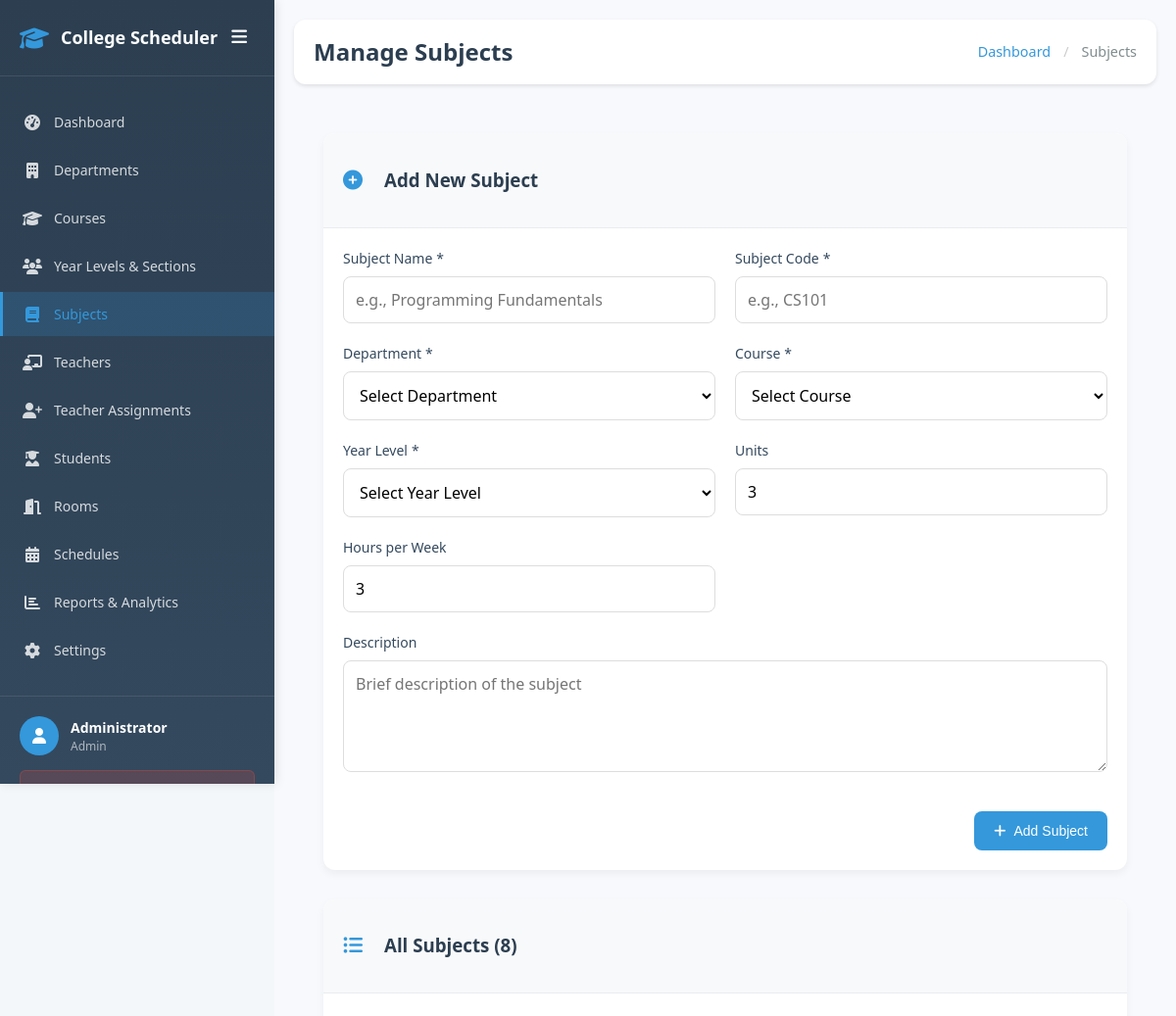
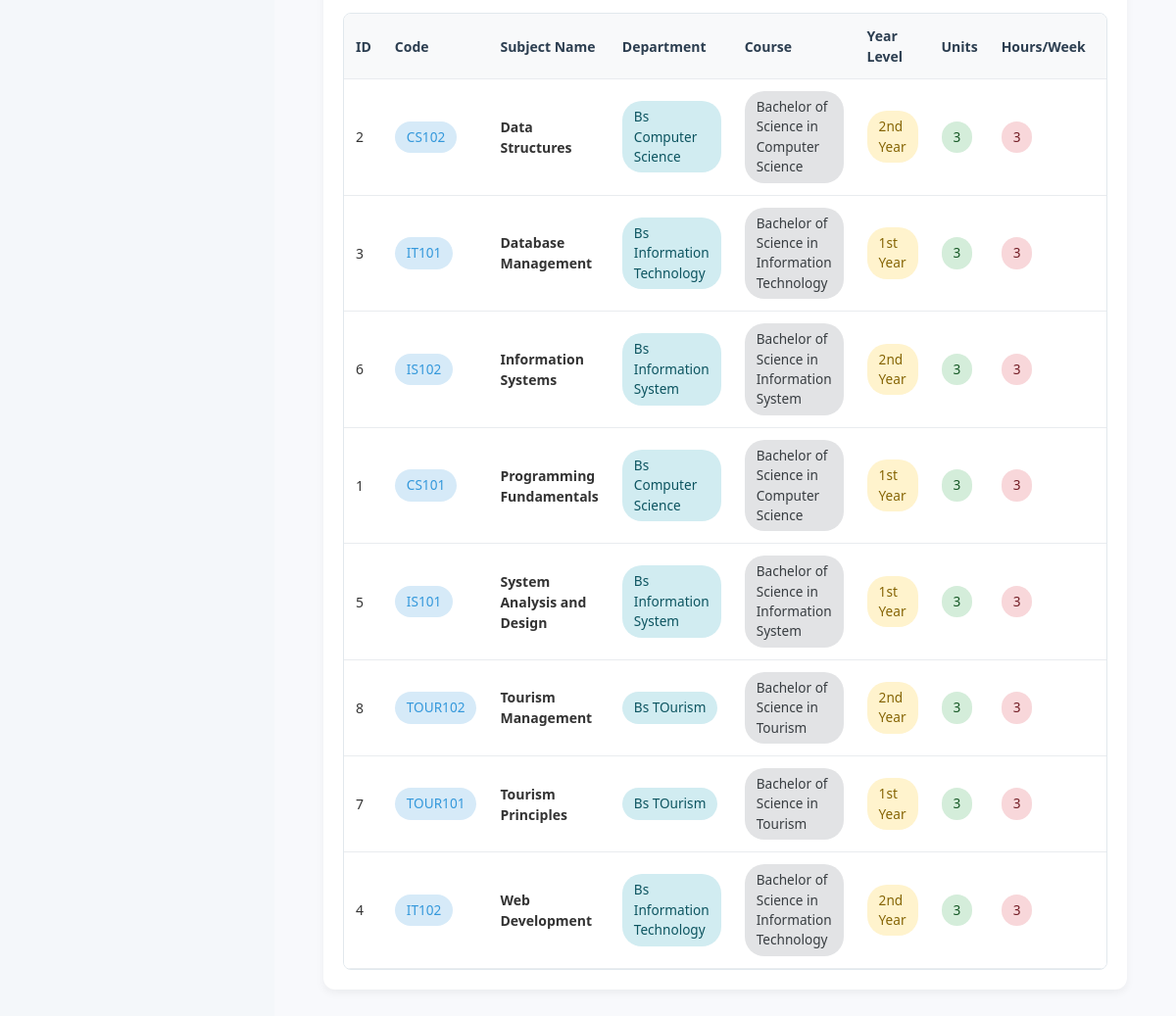
The page /admin_subjects.php (signed in) on the database its author committed (2 pictures, top to bottom).
### tables this page shows
CREATE TABLE IF NOT EXISTS subjects (
    id INT AUTO_INCREMENT PRIMARY KEY,
    name VARCHAR(100) NOT NULL,
    code VARCHAR(20) UNIQUE NOT NULL,
    department_id INT,
    course_id INT,
    year_level_id INT,
    units INT DEFAULT 3,
    hours_per_week INT DEFAULT 3,
    description TEXT,
    created_at TIMESTAMP DEFAULT CURRENT_TIMESTAMP,
    FOREIGN KEY (department_id) REFERENCES departments(id) ON DELETE CASCADE,
    FOREIGN KEY (course_id) REFERENCES courses(id) ON DELETE CASCADE,
    FOREIGN KEY (year_level_id) REFERENCES year_levels(id) ON DELETE CASCADE
);

CREATE TABLE IF NOT EXISTS departments (
    id INT AUTO_INCREMENT PRIMARY KEY,
    name VARCHAR(100) NOT NULL,
    created_at TIMESTAMP DEFAULT CURRENT_TIMESTAMP
);

CREATE TABLE IF NOT EXISTS courses (
    id INT AUTO_INCREMENT PRIMARY KEY,
    name VARCHAR(100) NOT NULL,
    department_id INT,
    created_at TIMESTAMP DEFAULT CURRENT_TIMESTAMP,
    FOREIGN KEY (department_id) REFERENCES departments(id) ON DELETE CASCADE
);

CREATE TABLE IF NOT EXISTS year_levels (
    id INT AUTO_INCREMENT PRIMARY KEY,
    name VARCHAR(50) NOT NULL,
    created_at TIMESTAMP DEFAULT CURRENT_TIMESTAMP
);

### admin_subjects.php (the view, shortened to what this page needs)
<?php
require 'config.php';
require_once 'includes/sidebar.php';
$subjects = $mysqli->query("
    SELECT s.*, d.name as department_name, c.name as course_name, yl.name as year_level_name,
           COUNT(ts.id) as teacher_count
    FROM subjects s
    LEFT JOIN departments d ON s.department_id = d.id
    LEFT JOIN courses c ON s.course_id = c.id
    LEFT JOIN year_levels yl ON s.year_level_id = yl.id
    LEFT JOIN teacher_subjects ts ON s.id = ts.subject_id
    GROUP BY s.id
    ORDER BY s.name
")->fetch_all(MYSQLI_ASSOC);
?>
<!DOCTYPE html>
<html lang="en">
<head>
    <link href="https://cdnjs.cloudflare.com/ajax/libs/font-awesome/6.6.0/css/all.min.css" rel="stylesheet" />
    <link rel="stylesheet" href="styles.css">
    <link rel="stylesheet" href="includes/sidebar.css">
</head>
<body>
    <div class="main-content">
        <div class="top-navbar">
            <div class="navbar-left">
                <h1 class="page-title">Manage Subjects</h1>
            </div>
            <div class="navbar-right">
                <div class="breadcrumb">
                    <a href="admin_dashboard.php">Dashboard</a>
                    <span class="breadcrumb-separator">/</span>
                    <span>Subjects</span>
                </div>
            </div>
        </div>
        <div class="content-area">
            <div class="dashboard-card">
                <div class="card-header">
                    <i class="fas fa-plus-circle"></i>
                    <h3>Add New Subject</h3>
                </div>
                <div class="card-content">
                    <form method="POST" class="form-grid">
                        <div class="form-group">
                            <label for="name">Subject Name <span aria-hidden="true">*</span><span class="sr-only">(required)</span></label>
                            <input type="text" id="name" name="name" placeholder="e.g., Programming Fundamentals" required aria-required="true">
                        </div>
                        <div class="form-group">
                            <label for="code">Subject Code <span aria-hidden="true">*</span><span class="sr-only">(required)</span></label>
                            <input type="text" id="code" name="code" placeholder="e.g., CS101" required aria-required="true">
                        </div>
                        <div class="form-group">
                            <label for="department_id">Department <span aria-hidden="true">*</span><span class="sr-only">(required)</span></label>
                            <select id="department_id" name="department_id" required onchange="updateCourses()" aria-required="true">
                                <option value="">Select Department</option>
                            </select>
                        </div>
                        <div class="form-group">
                            <label for="course_id">Course <span aria-hidden="true">*</span><span class="sr-only">(required)</span></label>
                            <select id="course_id" name="course_id" required aria-required="true">
                                <option value="">Select Course</option>
                            </select>
                        </div>
                        <div class="form-group">
                            <label for="year_level_id">Year Level <span aria-hidden="true">*</span><span class="sr-only">(required)</span></label>
                            <select id="year_level_id" name="year_level_id" required aria-required="true">
                                <option value="">Select Year Level</option>
                            </select>
                        </div>
                        <div class="form-group">
                            <label for="units">Units</label>
                            <input type="number" id="units" name="units" value="3" min="1" max="6">
                        </div>
                        <div class="form-group">
                            <label for="hours_per_week">Hours per Week</label>
                            <input type="number" id="hours_per_week" name="hours_per_week" value="3" min="1" max="10">
                        </div>
                        <div class="form-group full-width">
                            <label for="description">Description</label>
                            <textarea id="description" name="description" rows="4" placeholder="Brief description of the subject"></textarea>
                        </div>
                        <div class="form-actions">
                            <button type="submit" name="add_subject" class="btn btn-primary">
                                <i class="fas fa-plus"></i> Add Subject
                            </button>
                        </div>
                    </form>
                </div>
            </div>
            <div class="dashboard-card">
                <div class="card-header">
                    <i class="fas fa-list-ul"></i>
                    <h3>All Subjects (<?php echo count($subjects); ?>)</h3>
                </div>
                <div class="card-content">
                    <?php if (empty($subjects)): ?>
                        <div class="empty-state">
                            <i class="fas fa-book"></i>
                            <h3>No Subjects Found</h3>
                            <p>Add your first subject above to get started.</p>
                        </div>
                    <?php else: ?>
                        <div class="table-responsive">
                            <table class="data-table">
                                <thead>
                                    <tr>
                                        <th>ID</th>
                                        <th>Code</th>
                                        <th>Subject Name</th>
                                        <th>Department</th>
                                        <th>Course</th>
                                        <th>Year Level</th>
                                        <th>Units</th>
                                        <th>Hours/Week</th>
                                        <th>Teachers</th>
                                    </tr>
                                </thead>
                                <tbody>
                                    <?php foreach ($subjects as $subject): ?>
                                        <tr>
                                            <td><?php echo $subject['id']; ?></td>
                                            <td>
                                                <span class="badge badge-primary">
                                                    <?php echo htmlspecialchars($subject['code']); ?>
                                                </span>
                                            </td>
                                            <td>
                                                <strong><?php echo htmlspecialchars($subject['name']); ?></strong>
                                            </td>
                                            <td>
                                                <span class="badge badge-info">
                                                    <?php echo htmlspecialchars($subject['department_name']); ?>
                                                </span>
                                            </td>
                                            <td>
                                                <span class="badge badge-secondary">
                                                    <?php echo htmlspecialchars($subject['course_name']); ?>
                                                </span>
                                            </td>
                                            <td>
                                                <span class="badge badge-warning">
                                                    <?php echo htmlspecialchars($subject['year_level_name']); ?>
                                                </span>
                                            </td>
                                            <td>
                                                <span class="badge badge-success">
                                                    <?php echo $subject['units']; ?>
                                                </span>
                                            </td>
                                            <td>
                                                <span class="badge badge-danger">
                                                    <?php echo $subject['hours_per_week']; ?>
                                                </span>
                                            </td>
                                            <td>
                                            </td>
                                        </tr>
                                    <?php endforeach; ?>
                                </tbody>
                            </table>
                        </div>
                    <?php endif; ?>
                </div>
            </div>
        </div>
    </div>
</body>
</html>

### styles.css (style rules this page uses)
:root { --primary-color: #3498db; --success-color: #27ae60; --danger-color: #e74c3c; --warning-color: #f39c12; --info-color: #3498db; --secondary-color: #95a5a6; --background-color: #f8f9fa; --text-color: #2c3e50; --muted-text: #7f8c8d; --white: #ffffff; --shadow: 0 2px 10px rgba(0,0,0,0.08); --border-color: #e1e8ed; --hover-shadow: 0 4px 20px rgba(0,0,0,0.12); --transition: all 0.2s cubic-bezier(0.4, 0, 0.2, 1); --body-bg: #f8f9fc; --border-radius: 12px; --font-size-base: 14px; --hover-lift: translateY(-2px); }
* { box-sizing: border-box; }
body { font-family: 'Segoe UI', Tahoma, Geneva, Verdana, sans-serif; background-color: var(--body-bg); color: var(--text-color); margin: 0; padding: 0; display: flex; min-height: 100vh; line-height: 1.5; }
.main-content { flex-grow: 1; padding: 20px; overflow-y: auto; background-color: var(--body-bg); margin-left: 280px; min-height: 100vh; transition: margin-left 0.3s ease; }
.top-navbar { display: flex; justify-content: space-between; align-items: center; background: var(--white); padding: 16px 24px; box-shadow: var(--shadow); margin-bottom: 24px; border-radius: var(--border-radius); }
.navbar-left { display: flex; align-items: center; gap: 16px; }
.page-title { margin: 0; font-size: 1.75rem; font-weight: 600; color: var(--text-color); }
.navbar-right { display: flex; align-items: center; }
.breadcrumb { display: flex; align-items: center; font-size: var(--font-size-base); color: var(--muted-text); gap: 8px; }
.breadcrumb a { color: var(--primary-color); text-decoration: none; transition: var(--transition); }
.breadcrumb-separator { color: var(--border-color); }
.content-area { max-width: 1200px; margin: 0 auto; }
.dashboard-card { background: var(--white); border-radius: var(--border-radius); box-shadow: var(--shadow); overflow: hidden; transition: var(--transition); }
.card-header { display: flex; align-items: center; gap: 12px; padding: 20px 24px; background: var(--background-color); border-bottom: 1px solid var(--border-color); }
.card-header i { color: var(--primary-color); font-size: 20px; flex-shrink: 0; }
.card-content { padding: 24px; }
.form-grid { display: grid; grid-template-columns: repeat(auto-fit, minmax(250px, 1fr)); gap: 20px; }
.form-group { display: flex; flex-direction: column; }
.form-group.full-width { grid-column: 1 / -1; }
label { font-weight: 500; margin-bottom: 6px; color: var(--text-color); font-size: var(--font-size-base); display: flex; align-items: center; gap: 4px; }
input, select, textarea { padding: 12px 16px; border: 1px solid var(--border-color); border-radius: 8px; font-size: var(--font-size-base); font-family: inherit; transition: var(--transition); background: var(--white); }
.form-actions { grid-column: 1 / -1; display: flex; justify-content: flex-start; margin-top: 20px; }
.btn { padding: 12px 20px; border: none; border-radius: 8px; cursor: pointer; font-size: var(--font-size-base); font-weight: 500; transition: var(--transition); display: inline-flex; align-items: center; gap: 8px; text-decoration: none; }
.btn-primary { background: var(--primary-color); color: var(--white); }
.full-width { width: 100%; justify-content: center; }
.table-responsive { overflow-x: auto; border-radius: 8px; border: 1px solid var(--border-color); margin-top: 16px; }
.data-table { width: 100%; border-collapse: collapse; background: var(--white); }
.data-table th, .data-table td { padding: 16px; text-align: left; border-bottom: 1px solid var(--border-color); }
.data-table th { background: var(--background-color); font-weight: 600; font-size: var(--font-size-base); color: var(--text-color); }
.data-table tbody tr { transition: var(--transition); }
.data-table td { font-size: var(--font-size-base); }
.badge { display: inline-flex; align-items: center; padding: 6px 12px; border-radius: 20px; font-size: 12px; font-weight: 500; }
.badge-primary { background: rgba(52, 152, 219, 0.2); color: var(--primary-color); }
.badge-info { background: rgba(52, 152, 219, 0.2); color: var(--info-color); }
.badge-secondary { background: rgba(149, 165, 166, 0.2); color: var(--secondary-color); }

### rows shown on the page
subjects: id "2", code "CS102", name "Data Structures", department.name "Bs Computer Science", course.name "Bachelor of Science in Computer Science", year_level.name "2nd Year", units "3", hours_per_week "3"
subjects: id "3", code "IT101", name "Database Management", department.name "Bs Information Technology", course.name "Bachelor of Science in Information Technology", year_level.name "1st Year", units "3", hours_per_week "3"
subjects: id "6", code "IS102", name "Information Systems", department.name "Bs Information System", course.name "Bachelor of Science in Information System", year_level.name "2nd Year", units "3", hours_per_week "3"
subjects: id "1", code "CS101", name "Programming Fundamentals", department.name "Bs Computer Science", course.name "Bachelor of Science in Computer Science", year_level.name "1st Year", units "3", hours_per_week "3"
subjects: id "5", code "IS101", name "System Analysis and Design", department.name "Bs Information System", course.name "Bachelor of Science in Information System", year_level.name "1st Year", units "3", hours_per_week "3"
subjects: id "8", code "TOUR102", name "Tourism Management", department.name "Bs TOurism", course.name "Bachelor of Science in Tourism", year_level.name "2nd Year", units "3", hours_per_week "3"
subjects: id "7", code "TOUR101", name "Tourism Principles", department.name "Bs TOurism", course.name "Bachelor of Science in Tourism", year_level.name "1st Year", units "3", hours_per_week "3"
subjects: id "4", code "IT102", name "Web Development", department.name "Bs Information Technology", course.name "Bachelor of Science in Information Technology", year_level.name "2nd Year", units "3", hours_per_week "3"

### other values the page prints
$item['text'] "Dashboard"
$item['text'] "Departments"
$item['text'] "Courses"
$item['text'] "Year Levels & Sections"
$item['text'] "Subjects"
$item['text'] "Teachers"
$item['text'] "Teacher Assignments"
$item['text'] "Students"
$item['text'] "Rooms"
$item['text'] "Schedules"
$item['text'] "Reports & Analytics"
$item['text'] "Settings"
getUserName($userType) "Administrator"
$userType "Admin"
count($subjects) "8"
